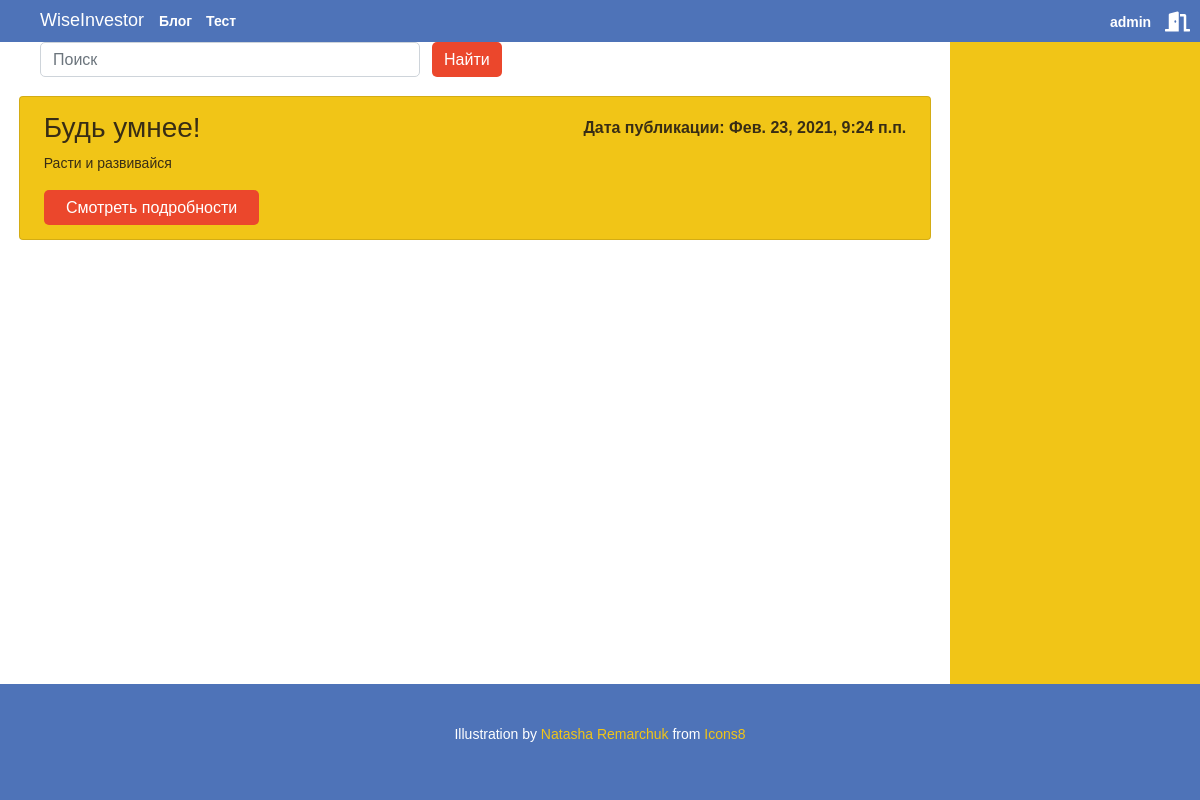
/posts/ (signed in), run on an earlier commit of the app's database.
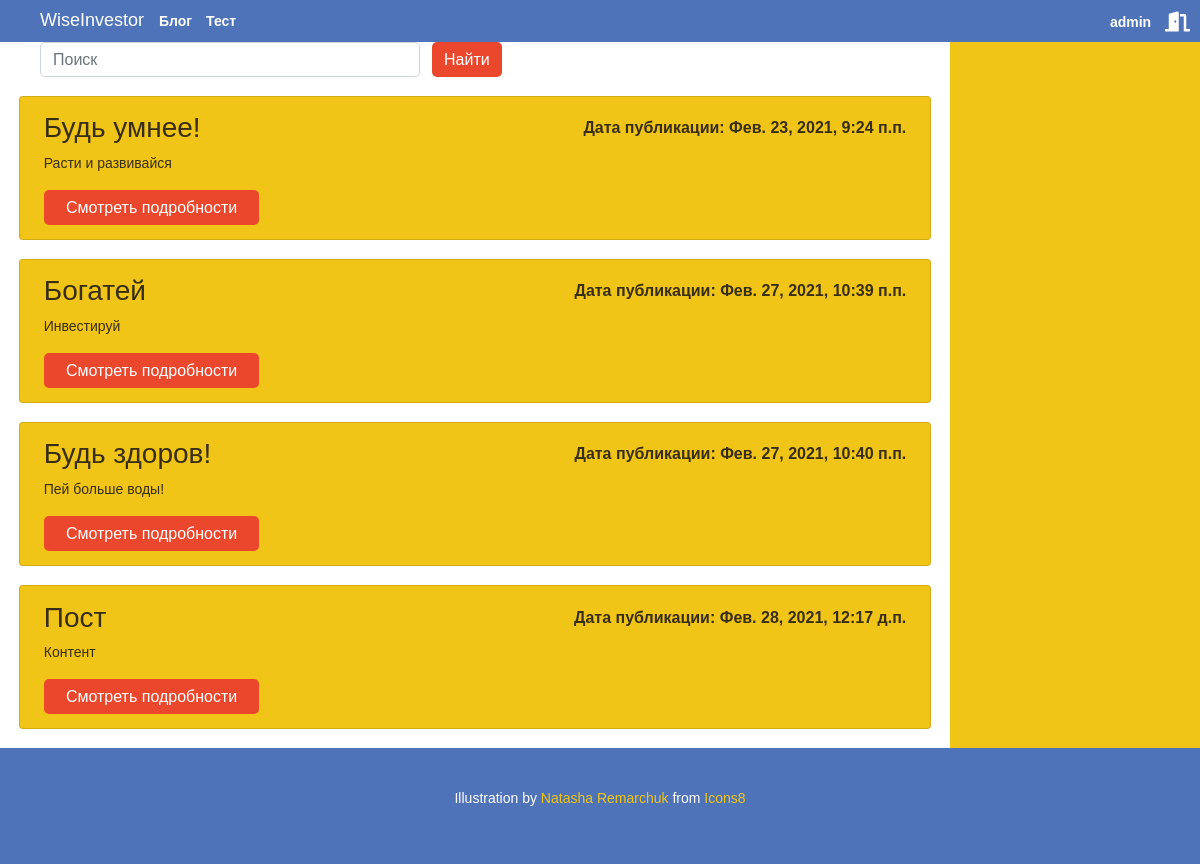
And on a later commit of the database.
### posts/models.py (models this page shows, shortened)
class Posts(models.Model):
    title = models.CharField('Название', max_length=100)
    content = models.TextField('Описание')
    created_at = models.DateTimeField(auto_now_add=True)
    updated_at = models.DateTimeField(auto_now=True)
    class Meta:
        verbose_name = 'Пост'
        verbose_name_plural = 'Посты'

### posts/views.py (the view)
# urls.py: path('', views.index),
@login_required(login_url='allauth:login page')
def index(request):
    posts = Posts.objects.all()
    return render(request, 'posts/index.html', {'posts' : posts})

### posts/templates/posts/index.html (shortened to what this page needs)
{% extends 'layout.html' %}
{% load static %}
{% block links%}<link rel="stylesheet" type="text/css" href="{% static 'posts/css/main_posts.css' %}">{% endblock %}
{% block content%}
      <form class="searchLine">
            <input class="form-control" type="text" placeholder="Поиск" aria-label="Поиск">
            <a href="" class="btn" tabindex="1">Найти</a>
      </form>
      {% for el in posts%}
            <div class="card">
                  <h3>{{el.title}} <span>Дата публикации: {{el.created_at}}</span> </h3>
                  <p>{{el.content}}</p>
                  <a href="{% url 'posts:post details' el.id %}" tabindex="1" class="btn">Смотреть подробности</a>
            </div>
      {%endfor%}
{% endblock %}

### mysite/templates/layout.html (shortened to what this page needs)
{% load static %}
<!DOCTYPE html>
<html lang="en">
<head>
    <link rel="stylesheet" href="https://stackpath.bootstrapcdn.com/bootstrap/4.5.2/css/bootstrap.min.css">
    <link rel="stylesheet" type="text/css" href="{% static 'common_main.css' %}">
    <link rel="stylesheet" type="text/css" href="{% static 'colors.css' %}">
    {% block links%}{% endblock%}
    <link rel="stylesheet" href="https://use.fontawesome.com/releases/v5.8.2/css/all.css">
</head>
<body>
    <header>
        <p class="logo">WiseInvestor</p>
        <nav>
            <a href="{% url 'posts:blog' %}">Блог</a>
            <a href="{% url 'polls:test' %}">Тест</a>
        </nav>
        <div class="logout">
            <a href="{% url 'allauth:logout' %}">{{request.user}}</a>
            <div class="iconSignOut"><i class="fas fa-door-open signOut"></i></div>
        </div>
    </header>
    <main>
        <div class="box">
            {% block content %}
            {% endblock %}
        </div>
        <aside class="box">
        </aside>
    </main>
    <footer>
        <p>Illustration by <a href="undefined">Natasha Remarchuk</a> from <a href="https://icons8.com/">Icons8</a></p>
    </footer>
</body>
</html>

### mysite/static/common_main.css (style rules this page uses)
body { height: 100%; display: table; width: 100%; font-family: "Arial", sans-serif; font-size: 14px; }
html { height: 100%; }
header { color: var(--WHITE); background-color: var(--BLUE); height: 40px; line-height: 40px; display: table-row; }
header a { font-weight: bold; color: var(--WHITE); }
nav a { margin: 5px; line-height: 40px; }
nav { display: inline-block; }
.logout { display: inline-block; text-align: right; float: right; }
.logout div { display: inline-block; }
header p { display: inline-block; margin: 0; margin-left: 40px; margin-right: 10px; font-size: 18px; }
.logout a { margin-right: 10px; display: inline-block; }
.iconSignOut { font-size: 20px; padding-right: 10px; }
.iconSignOut i { vertical-align: middle; }
main { height: 100%; display: table; width: 100%; }
footer { height: 100px; display: table-row; color: var(--WHITE); background-color: var(--BLUE); text-align: center; line-height: 100px; }
footer a { color: var(--YELLOW); }
aside { width: 250px; background-color: var(--YELLOW); }
.box { display: table-cell; }

### mysite/static/colors.css (style rules this page uses)
:root { --YELLOW: #f1c517; --BLUE: #4e73b8; --RED: #eb472c; --BROWN: #382d15; --WHITE: #ffffff; }

### posts/static/posts/css/main_posts.css (style rules this page uses)
.card { background: var(--YELLOW); margin: 2%; padding: 2.5%; padding-top: 1.5%; padding-bottom: 1.5%; color: var(--BROWN); }
.card span { font-size: 16px; float: right; font-weight: bold; position: relative; top: 7px; }
.card .btn { width: 25%; }
.btn { color: var(--WHITE); background: var(--RED); border-width: 0; height: 35px; border-radius: 5px; margin-top: 0; }
.searchLine .btn { margin-left: 12px; }
.searchLine { display: flex; }
.searchLine .form-control { display: inline-block; width: 40%; margin-left: 40px; height: 35px; border-radius: 5px; }

What changed in the data, as far as the page shows it:
added Posts: title "Богатей", created_at "Фев. 27, 2021, 10:39 п.п.", content "Инвестируй"
added Posts: title "Будь здоров!", created_at "Фев. 27, 2021, 10:40 п.п.", content "Пей больше воды!"
added Posts: title "Пост", created_at "Фев. 28, 2021, 12:17 д.п.", content "Контент"
